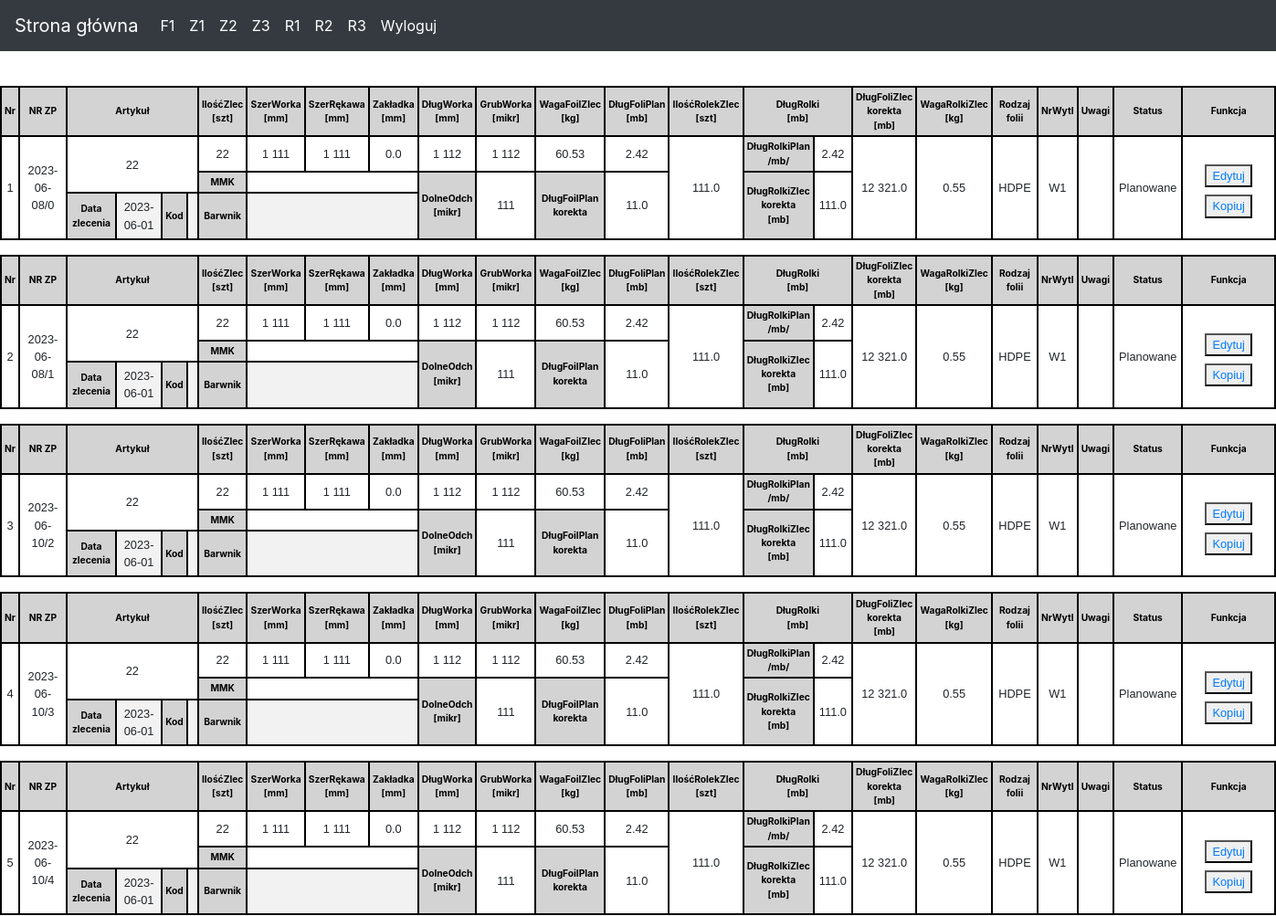
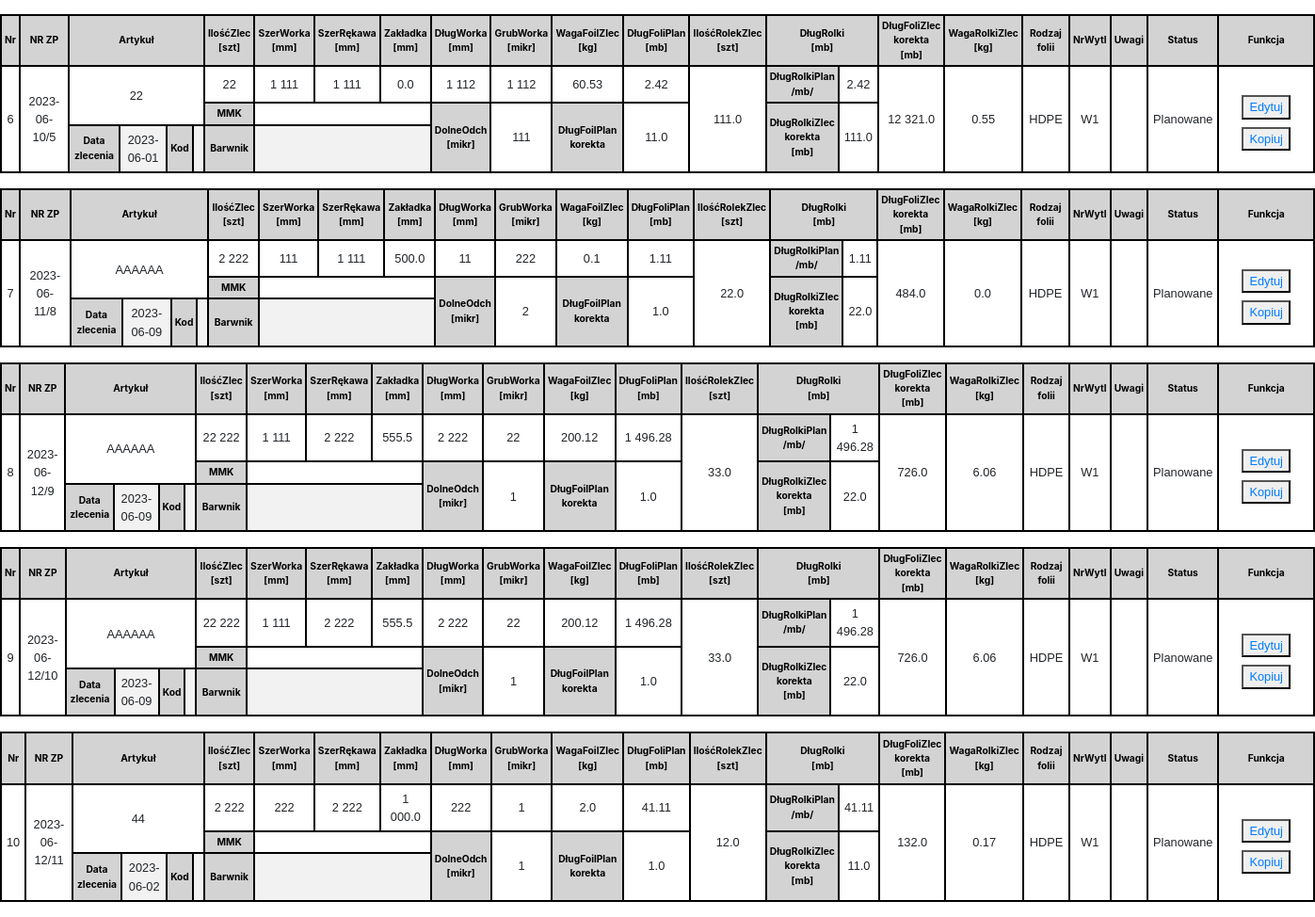
Screenshot of /planProc (signed in) with the database file from the repository (2 pictures, top to bottom).
### events/models.py (models this page shows, shortened)
class Zamowienie(models.Model):
    NrZp = models.CharField("NrZp", max_length=20)
    Data = models.DateField()
    Kod = models.CharField(max_length=20, blank=True, null=True, default='')
    Artykul = models.CharField(max_length=30)
    NrWyt = models.IntegerField()
    Status = models.IntegerField()
    Rodzaj = models.IntegerField()
    MMK = models.CharField(max_length=20, blank=True, null=True , default='')
    Barwnik = models.CharField(max_length=20, blank=True, null=True, default='' )
    Uwagi = models.CharField(max_length=40, blank=True, null=True , default='')
    IloscZlec = models.IntegerField()
    SzerWorka = models.IntegerField()
    SzerRekawa = models.IntegerField()
    Zakladka = models.FloatField()
    DlugWorka = models.IntegerField()
    GrubWorka = models.IntegerField()
    DolneOdch = models.IntegerField()
    DlugFoilPlan_Korekta = models.FloatField()
    WagaFoliZlec = models.FloatField()
    DlugFoliPlan = models.FloatField()
    IloscRolekZlec = models.FloatField()
    DlugRolkiZlec_Korekta = models.FloatField()
    DlugRolkiPlan = models.FloatField()
    DlugFoliZlec_Korekta = models.FloatField()
    WagaRolkiZlec = models.FloatField()

### events/views.py (the view)
# urls.py: path('planProc', ProductionOrdersPlanningView.as_view(), name='PlanProc.views.index'),
class ProductionOrdersPlanningView(LoginRequiredMixin,UserPassesTestMixin, ListView):
    model = Zamowienie
    template_name = "Doc1/procPlanTable.html"
    queryset = Zamowienie.objects.filter(Status=0)
    def test_func(self):
        if self.request.user.groups.filter(name='admin').exists() or self.request.user.groups.filter(
                name='kierownik').exists():
            return True
        else:
            return False
    def get_context_data(self, **kwargs):
        context = super().get_context_data(**kwargs)
        serializer = ZamSerializer(context['object_list'], many=True)
        context['serialized_data'] = serializer.data
        context['status_dict'] = status_dict
        context['nrwyt_dict'] = nrwyt_dict
        context['folia_dict'] = folia_dict
        return context

### events/views.py (called while the page is built)
@register.filter
def readable_integer(value):
    readable = str(value).split(".")[0][::-1]
    readable = [readable[i:i+3][::-1] for i in range(0, len(readable), 3)]
    if len(str(value).split(".")) == 1:
        end = ""
    else:
        end = "." + str(value).split(".")[1]
    return " ".join(readable[::-1]) + end

@register.filter
def get_item(dictionary, key):
  return dictionary.get(key)

### events/templates/Doc1/procPlanTable.html
{% extends 'Doc1/procPlan.html' %}
{% block table %}
<div class=" w-100 overflow-hiden ">
    <div class="row">
        <div class="col-12">
            <div class="data_table">
                <table id="example" class="table table-striped table-bordered small">
	<tr>
        <th >Nr</th>
		<th >NR ZP</th>
		<th colspan="4">Artykuł</th>
		<th>IlośćZlec<br>[szt]</th>
		<th>SzerWorka<br>[mm]</th>
		<th>SzerRękawa<br>[mm]</th>
		<th>Zakładka<br>[mm]</th>
		<th>DługWorka<br>[mm]</th>
		<th>GrubWorka<br>[mikr]</th>
		<th>WagaFoilZlec<br>[kg]</th>
		<th>DługFoliPlan<br>[mb]</th>
		<th>IlośćRolekZlec<br>[szt]</th>
		<th colspan="2">DługRolki<br>[mb]</th>
		<th>DługFoliZlec<br>korekta<br>[mb]</th>
		<th>WagaRolkiZlec<br>[kg]</th>
		<th>Rodzaj folii</th>
		<th>NrWytl</th>
		<th>Uwagi</th>
		<th colspan="4">Status</th>
		<th>Funkcja</th>
	</tr>
	<tr>
        <td rowspan="4"> {{ forloop.counter }} </td>
		<td rowspan="4"> {{post.NrZp}} </td>
		<td colspan="4" rowspan="3">{{ post.Artykul }}</td>
		<td rowspan="2">{{ post.IloscZlec | readable_integer }}</td>
		<td rowspan="2">{{ post.SzerWorka | readable_integer }}</td>
		<td rowspan="2">{{ post.SzerRekawa | readable_integer }}</td>
		<td rowspan="2">{{ post.Zakladka | readable_integer }}</td>
		<td rowspan="2">{{ post.DlugWorka | readable_integer }}</td>
		<td rowspan="2">{{ post.GrubWorka | readable_integer }}</td>
		<td rowspan="2">{{ post.WagaFoliZlec | readable_integer }} </td>
		<td rowspan="2"> {{ post.DlugRolkiPlan | readable_integer }} </td>
		<td rowspan="4"> {{ post.IloscRolekZlec | readable_integer }} </td>
		<th rowspan="2">DługRolkiPlan<br>/mb/</th>
		<td rowspan="2">{{ post.DlugRolkiPlan | readable_integer }}</td>
		<td rowspan="4">{{ post.DlugFoliZlec_Korekta | readable_integer }}</td>
		<td rowspan="4">{{ post.WagaRolkiZlec | readable_integer }}</td>
		<td rowspan="4">{{ folia_dict | get_item:post.Rodzaj }}</td>
		<td rowspan="4">{{ nrwyt_dict | get_item:post.NrWyt }}</td>
		<td rowspan="4">{{ post.Uwagi |default_if_none:"" }}</td>
		<td colspan="4" rowspan="4"> {{ status_dict|get_item:post.Status }}</td>
		<td rowspan="4">
            <div class="container mt-2">
              <div class="row">
                <div class="col-2 justify-content-around d-flex flex-column ">
                  <div>
                    <button class="m-1" type="button" >
                        <a href="{% url 'editForm' post.id %}">
                            Edytuj
                        </a>
                    </button>
                  </div>
                  <div>
                    <button class="m-1" type="button">  <a href="{% url 'copyForm' post.id %}">
                            Kopiuj
                        </a></button>
                  </div>
            </div>
          </div>
            </div>
        </td>
	</tr>
	<tr>
	</tr>
	<tr>
		<th>MMK</th>
		<td colspan="3">{{ post.MMK | default_if_none:"" }}</td>
		<th rowspan="2">DolneOdch <br>[mikr]</th>
		<td rowspan="2"> {{ post.DolneOdch | readable_integer}} </td>
		<th rowspan="2">DługFoilPlan<br>korekta</th>
		<td rowspan="2"> {{ post.DlugFoilPlan_Korekta | readable_integer }} </td>
		<th rowspan="2">DługRolkiZlec<br>korekta<br>[mb]</th>
		<td rowspan="2">{{ post.DlugRolkiZlec_Korekta | readable_integer}}</td>
	</tr>
	<tr>
		<th>Data zlecenia</th>
		<td>{{ post.Data}}</td>
		<th>Kod</th>
		<td>{{ post.Kod | default_if_none:"" }}</td>
		<th>Barwnik</th>
		<td  colspan="3">{{ post.Barwnik | default_if_none:"" }}</td>
	</tr>
                    </table>
            </div>
        </div>
    </div>
</div>
{% endblock %}

### assets/css/table.css (style rules this page uses)
.table { border:none; border-collapse: collapse; padding-bottom: 10px; }
.table td { border-bottom: 2px solid black; border-top: 2px solid black; border-left: 2px solid #000; border-right: 2px solid #000; font-size: 1em; padding: 5px !important; height: 1px; text-align: center; vertical-align: middle; font-family: 'Trebuchet MS', sans-serif; }
.table td:first-child { border-left: 2px solid #000; }
.table td:last-child { border-right: 2px solid #000; }
.table th { font-size: 0.8em; margin: 3px; height: 1px; border-bottom: 2px solid black; border-top: 2px solid black; border-left: 2px solid #000; border-right: 2px solid #000; text-align: center; vertical-align: middle; padding: 0.3em; background-color: lightgrey; color: black; }

### events/templates/navbar.html (style rules this page uses)
body { padding-top: 70px; }

### rows the page displays
Zamowienie: NrZp "2023-06-08/0", Artykul "22", Zakladka|readable_integer "0.0", WagaFoliZlec|readable_integer "60.53", DlugRolkiPlan|readable_integer "2.42", IloscRolekZlec|readable_integer "111.0", DlugRolkiPlan|readable_integer "2.42", DlugFoliZlec_Korekta|readable_integer "12 321.0", WagaRolkiZlec|readable_integer "0.55", DlugFoilPlan_Korekta|readable_integer "11.0", DlugRolkiZlec_Korekta|readable_integer "111.0"
Zamowienie: NrZp "2023-06-08/1", Artykul "22", Zakladka|readable_integer "0.0", WagaFoliZlec|readable_integer "60.53", DlugRolkiPlan|readable_integer "2.42", IloscRolekZlec|readable_integer "111.0", DlugRolkiPlan|readable_integer "2.42", DlugFoliZlec_Korekta|readable_integer "12 321.0", WagaRolkiZlec|readable_integer "0.55", DlugFoilPlan_Korekta|readable_integer "11.0", DlugRolkiZlec_Korekta|readable_integer "111.0"
Zamowienie: NrZp "2023-06-10/2", Artykul "22", Zakladka|readable_integer "0.0", WagaFoliZlec|readable_integer "60.53", DlugRolkiPlan|readable_integer "2.42", IloscRolekZlec|readable_integer "111.0", DlugRolkiPlan|readable_integer "2.42", DlugFoliZlec_Korekta|readable_integer "12 321.0", WagaRolkiZlec|readable_integer "0.55", DlugFoilPlan_Korekta|readable_integer "11.0", DlugRolkiZlec_Korekta|readable_integer "111.0"
Zamowienie: NrZp "2023-06-10/3", Artykul "22", Zakladka|readable_integer "0.0", WagaFoliZlec|readable_integer "60.53", DlugRolkiPlan|readable_integer "2.42", IloscRolekZlec|readable_integer "111.0", DlugRolkiPlan|readable_integer "2.42", DlugFoliZlec_Korekta|readable_integer "12 321.0", WagaRolkiZlec|readable_integer "0.55", DlugFoilPlan_Korekta|readable_integer "11.0", DlugRolkiZlec_Korekta|readable_integer "111.0"
Zamowienie: NrZp "2023-06-10/4", Artykul "22", Zakladka|readable_integer "0.0", WagaFoliZlec|readable_integer "60.53", DlugRolkiPlan|readable_integer "2.42", IloscRolekZlec|readable_integer "111.0", DlugRolkiPlan|readable_integer "2.42", DlugFoliZlec_Korekta|readable_integer "12 321.0", WagaRolkiZlec|readable_integer "0.55", DlugFoilPlan_Korekta|readable_integer "11.0", DlugRolkiZlec_Korekta|readable_integer "111.0"
Zamowienie: NrZp "2023-06-10/5", Artykul "22", Zakladka|readable_integer "0.0", WagaFoliZlec|readable_integer "60.53", DlugRolkiPlan|readable_integer "2.42", IloscRolekZlec|readable_integer "111.0", DlugRolkiPlan|readable_integer "2.42", DlugFoliZlec_Korekta|readable_integer "12 321.0", WagaRolkiZlec|readable_integer "0.55", DlugFoilPlan_Korekta|readable_integer "11.0", DlugRolkiZlec_Korekta|readable_integer "111.0"
Zamowienie: NrZp "2023-06-11/8", Artykul "AAAAAA", IloscZlec|readable_integer "2 222", SzerWorka|readable_integer "111", SzerRekawa|readable_integer "1 111", Zakladka|readable_integer "500.0", DlugWorka|readable_integer "11", GrubWorka|readable_integer "222", WagaFoliZlec|readable_integer "0.1", DlugRolkiPlan|readable_integer "1.11", IloscRolekZlec|readable_integer "22.0", DlugFoliZlec_Korekta|readable_integer "484.0", WagaRolkiZlec|readable_integer "0.0", Rodzaj "HDPE", NrWyt "W1", Status "Planowane", DolneOdch|readable_integer "2", DlugFoilPlan_Korekta|readable_integer "1.0", DlugRolkiZlec_Korekta|readable_integer "22.0", Data "2023-06-09"
Zamowienie: NrZp "2023-06-12/9", Artykul "AAAAAA", Zakladka|readable_integer "555.5", WagaFoliZlec|readable_integer "200.12", DlugRolkiPlan|readable_integer "1 496.28", IloscRolekZlec|readable_integer "33.0", DlugRolkiPlan|readable_integer "1 496.28", DlugFoliZlec_Korekta|readable_integer "726.0", WagaRolkiZlec|readable_integer "6.06", DlugFoilPlan_Korekta|readable_integer "1.0", DlugRolkiZlec_Korekta|readable_integer "22.0"
Zamowienie: NrZp "2023-06-12/10", Artykul "AAAAAA", Zakladka|readable_integer "555.5", WagaFoliZlec|readable_integer "200.12", DlugRolkiPlan|readable_integer "1 496.28", IloscRolekZlec|readable_integer "33.0", DlugRolkiPlan|readable_integer "1 496.28", DlugFoliZlec_Korekta|readable_integer "726.0", WagaRolkiZlec|readable_integer "6.06", DlugFoilPlan_Korekta|readable_integer "1.0", DlugRolkiZlec_Korekta|readable_integer "22.0"
Zamowienie: NrZp "2023-06-12/11", Artykul "44", IloscZlec|readable_integer "2 222", SzerWorka|readable_integer "222", SzerRekawa|readable_integer "2 222", Zakladka|readable_integer "1 000.0", DlugWorka|readable_integer "222", GrubWorka|readable_integer "1", WagaFoliZlec|readable_integer "2.0", DlugRolkiPlan|readable_integer "41.11", IloscRolekZlec|readable_integer "12.0", DlugFoliZlec_Korekta|readable_integer "132.0", WagaRolkiZlec|readable_integer "0.17", Rodzaj "HDPE", NrWyt "W1", Status "Planowane", DolneOdch|readable_integer "1", DlugFoilPlan_Korekta|readable_integer "1.0", DlugRolkiZlec_Korekta|readable_integer "11.0", Data "2023-06-02"

### other values shown
{{ post.IloscZlec | readable_integer }} "22" "22" "22" "22" "22" "22" "22 222" "22 222"
{{ post.SzerWorka | readable_integer }} "1 111" "1 111" "1 111" "1 111" "1 111" "1 111" "1 111" "1 111"
{{ post.SzerRekawa | readable_integer }} "1 111" "1 111" "1 111" "1 111" "1 111" "1 111" "2 222" "2 222"
{{ post.DlugWorka | readable_integer }} "1 112" "1 112" "1 112" "1 112" "1 112" "1 112" "2 222" "2 222"
{{ post.GrubWorka | readable_integer }} "1 112" "1 112" "1 112" "1 112" "1 112" "1 112" "22" "22"
{{ folia_dict | get_item:post.Rodzaj }} "HDPE" "HDPE" "HDPE" "HDPE" "HDPE" "HDPE" "HDPE" "HDPE"
{{ nrwyt_dict | get_item:post.NrWyt }} "W1" "W1" "W1" "W1" "W1" "W1" "W1" "W1"
{{ status_dict|get_item:post.Status }} "Planowane" "Planowane" "Planowane" "Planowane" "Planowane" "Planowane" "Planowane" "Planowane"
{{ post.DolneOdch | readable_integer }} "111" "111" "111" "111" "111" "111" "1" "1"
{{ post.Data }} "2023-06-01" "2023-06-01" "2023-06-01" "2023-06-01" "2023-06-01" "2023-06-01" "2023-06-09" "2023-06-09"
